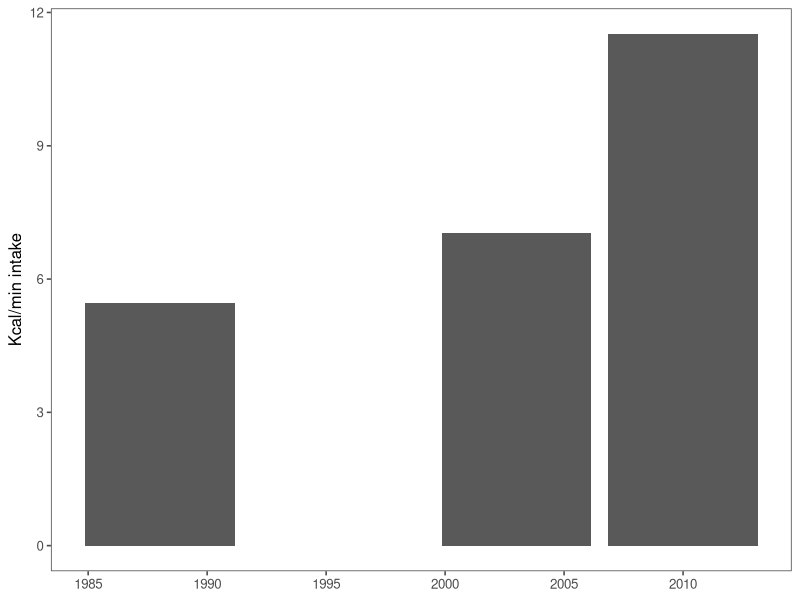
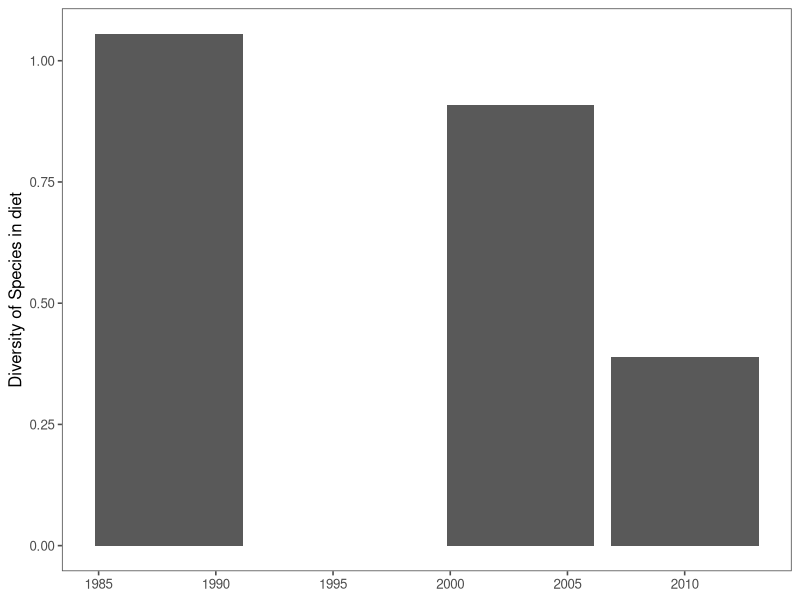
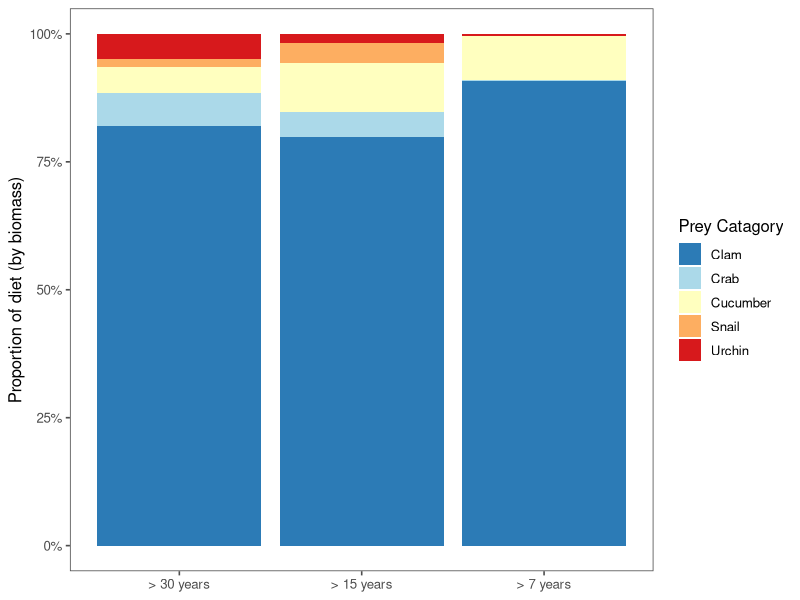
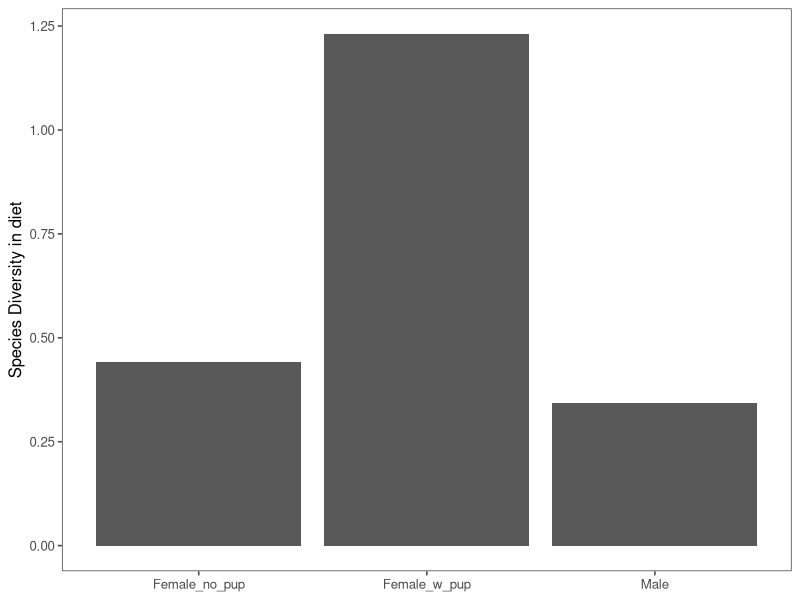
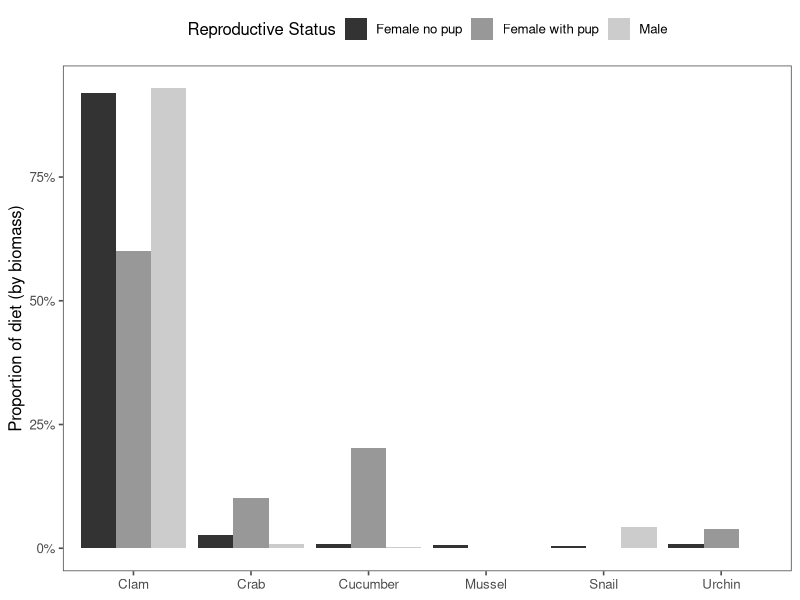
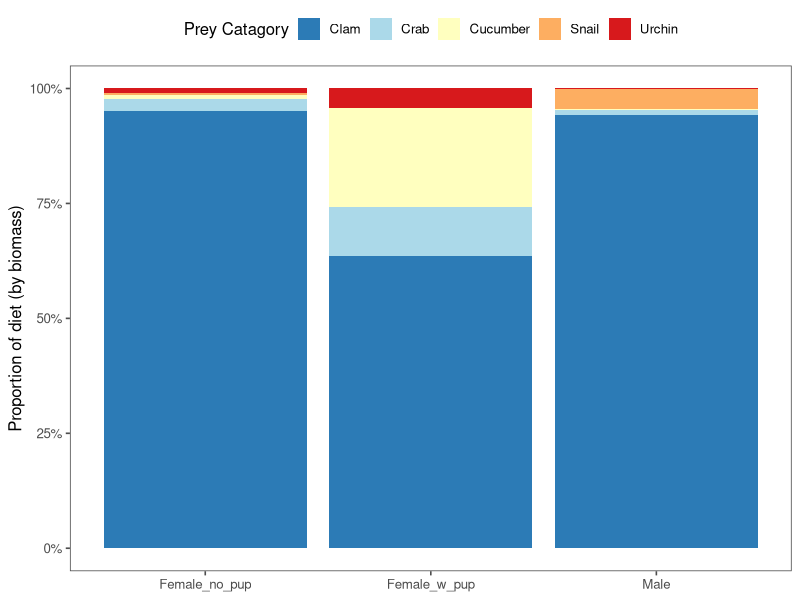
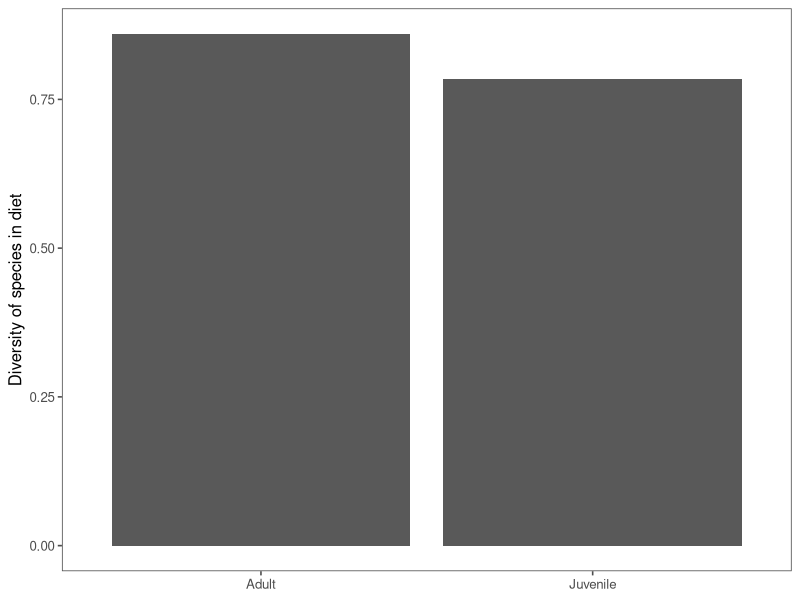
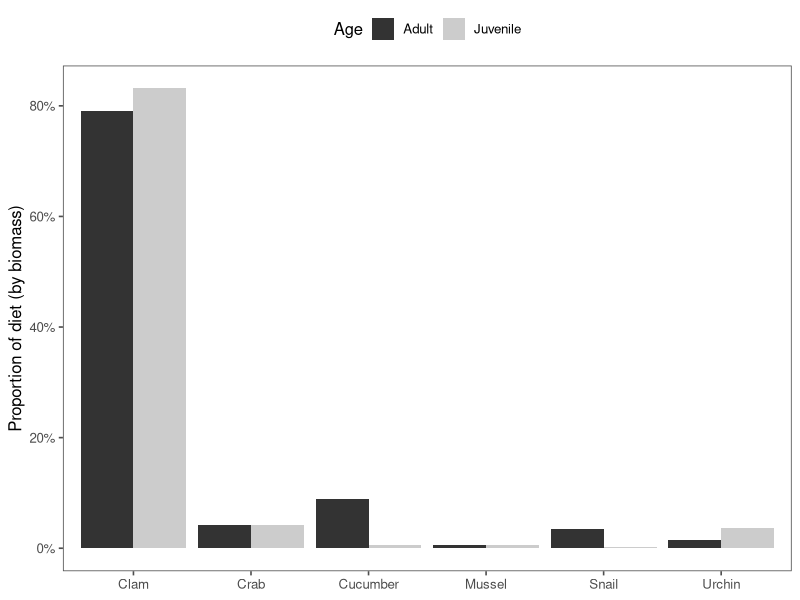

Recreate these plots in R, in order.
## ---- chunk 1
knitr::opts_chunk$set(echo = TRUE)
## ---- chunk 2
library(ggplot2)
library(ggthemes)
library(dplyr)
library(tidyr)
library(scales)
library(viridis)
## ---- chunk 3
biomass <- read.csv("sofa_output.csv", header=T, na.strings=c(""))
## ---- chunk 4
biomass$Year.since <- ifelse(biomass$Year==1988, "> 30 years", 
                  ifelse(biomass$Year== 2010, "> 7 years", "> 15 years"))
biomass$Year.since <- factor(biomass$Year.since, levels = c("> 30 years", "> 15 years", "> 7 years"))
biomass %>%
  drop_na(Year, Long.Term) %>%
  ggplot(aes(x=Year, y=Long.Term)) +
  geom_bar(stat="identity") +
  labs(y= "Kcal/min intake", x=NULL) +
  theme_few()

biomass %>%
  drop_na(Year, Diversity) %>%
  ggplot(aes(x=Year, y=Diversity)) +
  geom_bar(stat="identity") +
    labs(y= "Diversity of Species in diet", x=NULL) +
  theme_few()

cbp1 <- c("#ffffff",  "#009E73", "#D55E00",
          "#F0E442", "#999999" )

#cbp1 <- c("#999999", "#E69F00", "#56B4E9", "#009E73","#F0E442", "#0072B2", "#D55E00", "#CC79A7")
#           Gray       Orange     Blue      Green     Yellow     Dark blue   Dark orange Pink
biomass %>%
  drop_na(Year.since, Proportion) %>%
  filter(Prey.Cat == "Clam" | Prey.Cat == "Crab" | Prey.Cat == "Cucumber" | Prey.Cat == "Snail" | 
           Prey.Cat == "Urchin") %>%
  ggplot(aes(x=Year.since, y=Proportion, fill = Prey.Cat)) +
  geom_bar(stat="identity", position = position_fill(reverse = T)) +
  scale_y_continuous(labels = scales::percent_format(accuracy = 1)) +
    labs(y= "Proportion of diet (by biomass)", x=NULL) +
  scale_fill_brewer(palette = "RdYlBu", name="Prey Catagory", direction = -1)+
  theme_few()
## ---- chunk 5
biomass %>%
  drop_na(Status, Diversity) %>%
  ggplot(aes(x=Status, y=Diversity)) +
  geom_bar(stat="identity") +
      labs(y= "Species Diversity in diet", x=NULL) +
  theme_few()

biomass %>%
  drop_na(Status, Proportion) %>%
  filter(Prey.Cat == "Clam" | Prey.Cat == "Crab" | Prey.Cat == "Cucumber" | Prey.Cat == "Snail" | 
           Prey.Cat == "Mussel" | Prey.Cat == "Urchin") %>%
  ggplot(aes(x=Prey.Cat, y=Proportion, fill = Status)) +
  geom_bar(stat="identity", position = position_dodge()) +
  scale_y_continuous(labels = scales::percent_format(accuracy = 1)) +
  labs(y= "Proportion of diet (by biomass)", x=NULL) +
  scale_fill_grey(name = "Reproductive Status", 
                  labels = c("Female no pup", "Female with pup", "Male")) +
  theme_few() +
  theme(legend.position="top")

biomass %>%
  drop_na(Status, Proportion) %>%
  filter(Prey.Cat == "Clam" | Prey.Cat == "Crab" | Prey.Cat == "Cucumber" | Prey.Cat == "Snail" | 
           Prey.Cat == "Urchin") %>%
  ggplot(aes(x=Status, y=Proportion, fill = Prey.Cat)) +
  geom_bar(stat="identity", position = position_fill(reverse = TRUE)) +
  scale_y_continuous(labels = scales::percent_format(accuracy = 1)) +
  labs(y= "Proportion of diet (by biomass)", x=NULL) +
  scale_fill_brewer(palette = "RdYlBu", name="Prey Catagory", direction = -1)+
  theme_few() +
  theme(legend.position="top")
## ---- chunk 6
biomass %>%
  drop_na(Age, Diversity) %>%
  ggplot(aes(x=Age, y=Diversity)) +
  geom_bar(stat="identity") +
  labs(y= "Diversity of species in diet", x=NULL) +
  theme_few()

biomass %>%
  drop_na(Age, Proportion) %>%
  filter(Prey.Cat == "Clam" | Prey.Cat == "Crab" | Prey.Cat == "Cucumber" | Prey.Cat == "Snail" | 
           Prey.Cat == "Mussel" | Prey.Cat == "Urchin") %>%
  ggplot(aes(x=Prey.Cat, y=Proportion, fill = Age)) +
  geom_bar(stat="identity", position = position_dodge()) +
  scale_y_continuous(labels = scales::percent_format(accuracy = 1)) +
  labs(y= "Proportion of diet (by biomass)", x=NULL) +
  scale_fill_grey() +
  theme_few() +
  theme(legend.position="top")

biomass %>%
  drop_na(Age, Proportion) %>%
  filter(Prey.Cat == "Clam" | Prey.Cat == "Crab" | Prey.Cat == "Cucumber" | Prey.Cat == "Snail" | 
           Prey.Cat == "Urchin") %>%
  ggplot(aes(x=Age, y=Proportion, fill = Prey.Cat)) +
  geom_bar(stat="identity", position = position_fill(reverse = TRUE)) +
  scale_y_continuous(labels = scales::percent_format(accuracy = 1)) +
  labs(y= "Proportion of diet (by biomass)", x=NULL) +
  scale_fill_brewer(palette = "RdYlBu", name="Prey Catagory", direction = -1) +
  theme_few() +
  theme(legend.position="top")
## ---- chunk 7
biomass %>%
  drop_na(Season, Proportion) %>%
  filter(Prey.Cat == "Clam" | Prey.Cat == "Crab" | Prey.Cat == "Cucumber" | Prey.Cat == "Snail" | 
           Prey.Cat == "Mussel" | Prey.Cat == "Urchin") %>%
  ggplot(aes(x=Prey.Cat, y=Proportion, fill = Season)) +
  geom_bar(stat="identity", position = position_dodge()) +
    scale_y_continuous(labels = scales::percent_format(accuracy = 1)) +
    labs(y= "Proportion of diet (by biomass)", x=NULL) +
  scale_fill_grey() +
  theme_few() +
  theme(legend.position="top")

biomass %>%
  drop_na(Season, Proportion) %>%
  filter(Prey.Cat == "Clam" | Prey.Cat == "Crab" | Prey.Cat == "Cucumber" | Prey.Cat == "Snail" | 
           Prey.Cat == "Urchin") %>%
  ggplot(aes(x=Season, y=Proportion, fill = Prey.Cat)) +
  geom_bar(stat="identity", position = position_fill(reverse = TRUE)) +
    scale_y_continuous(labels = scales::percent_format(accuracy = 1)) +
    labs(y= "Proportion of diet (by biomass)", x=NULL) +
  scale_fill_brewer(palette = "RdYlBu", name="Prey Catagory", direction = -1)+
  theme_few() +
  theme(legend.position="top")
## ---- chunk 8
biomass %>%
  drop_na(Zone, Diversity) %>%
  ggplot(aes(x=Zone, y=Diversity)) +
  geom_bar(stat="identity") +
    labs(y= "Species diversity in diet", x=NULL) +
  theme_few()

biomass %>%
  drop_na(Zone, Long.Term) %>%
  ggplot(aes(x=Zone, y=Long.Term)) +
  geom_bar(stat="identity") +
  labs(y= "Kcal/min intake rate", x=NULL) +
  theme_few()

biomass %>%
  drop_na(Zone, Proportion) %>%
  filter(Prey.Cat == "Clam" | Prey.Cat == "Crab" | Prey.Cat == "Cucumber" | Prey.Cat == "Snail" | 
           Prey.Cat == "Urchin") %>%
  ggplot(aes(x=Zone, y=Proportion, fill = Prey.Cat)) +
  geom_bar(stat="identity", position = position_fill(reverse = TRUE)) +
    scale_y_continuous(labels = scales::percent_format(accuracy = 1)) +
    labs(y= "Proportion of diet (by biomass)", x=NULL) +
    scale_fill_brewer(palette = "RdYlBu", name="Prey Catagory", direction = -1)+
  theme_few()
## ---- chunk 9

